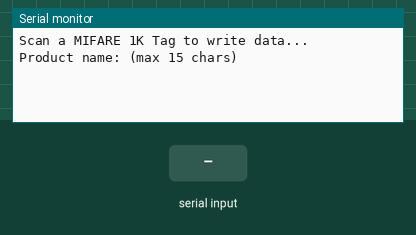
Simulated run of this sketch. Board: Arduino Uno, built with avr-gcc and run on an emulated ATmega328P. Shown: the last lines printed to the serial monitor. The test bench sets the inputs (shaded band).

Above: at 1.2 s.
1.3 s: "1\n" received over Serial
At 2.5 s:
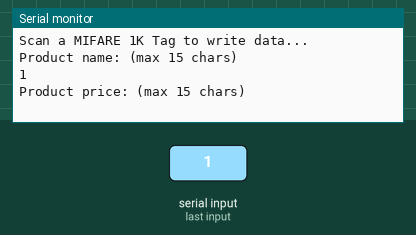
2.8 s: "0\n" received over Serial
At 3.7 s:
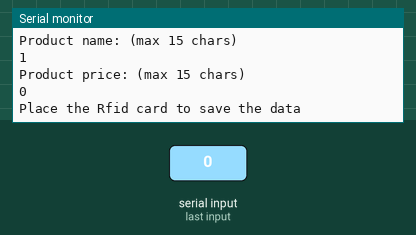

Measured:
- after the input at 1.3 s, the serial monitor: prints a new line at once (image 1)
- after the input at 2.8 s, the serial monitor: prints a new line at once (image 2)

The sketch:

write.ino
```cpp
#include <SPI.h>
#include <MFRC522.h>

#define SS_PIN 10  /* Slave Select Pin */
#define RST_PIN 7  /* Reset Pin */


/* Create an instance of MFRC522 */
MFRC522 mfrc522(SS_PIN, RST_PIN);
/* Create an instance of MIFARE_Key */
MFRC522::MIFARE_Key key;
byte productName[16];
byte productPrice[16];
char buffer[16];
int charsRead;

void copy(byte* src, byte* dst, byte len) {
    memcpy(dst, src, sizeof(src[0])*len);
}

void setup() {
  // put your setup code here, to run once:
   Serial.begin(9600);
   SPI.begin();
   mfrc522.PCD_Init();
   Serial.println("Scan a MIFARE 1K Tag to write data...");
   for (byte i = 0; i < 6; i++)
    {
      key.keyByte[i] = 0xFF;
    }
}

void loop() {

  Serial.print("\n");
  Serial.println("Product name: (max 15 chars)");
   while (true){
     if (Serial.available() > 0) {
        charsRead = Serial.readBytesUntil('\n', buffer, sizeof(buffer) - 1);
        buffer[charsRead] = '\0';
        Serial.println(buffer);
        break;
     }
   }
  copy(buffer,productName, 16);
  Serial.print("\n");
  Serial.println("Product price: (max 15 chars)");
  delay(500);
  while (Serial.read() >= 0){}
  while (true){
     if (Serial.available() > 0) {
      charsRead = Serial.readBytesUntil('\n', buffer, sizeof(buffer) - 1);
      buffer[charsRead] = '\0';
      Serial.println(buffer);
      break;
     }
   }

   copy(buffer,productPrice, 16);
    Serial.print("\n");
    Serial.println("Place the Rfid card to save the data");
  delay(500);
  while (Serial.read() >= 0){}
  while (true){
    if (  mfrc522.PICC_IsNewCardPresent()){
    if (  mfrc522.PICC_ReadCardSerial()) {

    Serial.print("\n");
    Serial.println("Writing data");

    WriteDataToBlock(2, productName);
    WriteDataToBlock(4, productPrice);
    mfrc522.PICC_HaltA();
    mfrc522.PCD_StopCrypto1();
    break;
    }
   }

  }

}

void WriteDataToBlock(int blockNum, byte blockData[])
{
  /* Authenticating the desired data block for write access using Key A */
  byte status = mfrc522.PCD_Authenticate(MFRC522::PICC_CMD_MF_AUTH_KEY_A, blockNum, &key, &(mfrc522.uid));
  if (status != MFRC522::STATUS_OK)
  {
    Serial.print("Authentication failed for Write: ");
    Serial.println(mfrc522.GetStatusCodeName(status));
    return;
  }
  else
  {
    Serial.println("Authentication success");
  }

  /* Write data to the block */
  status = mfrc522.MIFARE_Write(blockNum, blockData, 16);
  if (status != MFRC522::STATUS_OK)
  {
    Serial.print("Writing to Block failed: ");
    Serial.println(mfrc522.GetStatusCodeName(status));
    return;
  }
  else
  {
    Serial.println("Data was written into Block successfully");
  }

}
```
